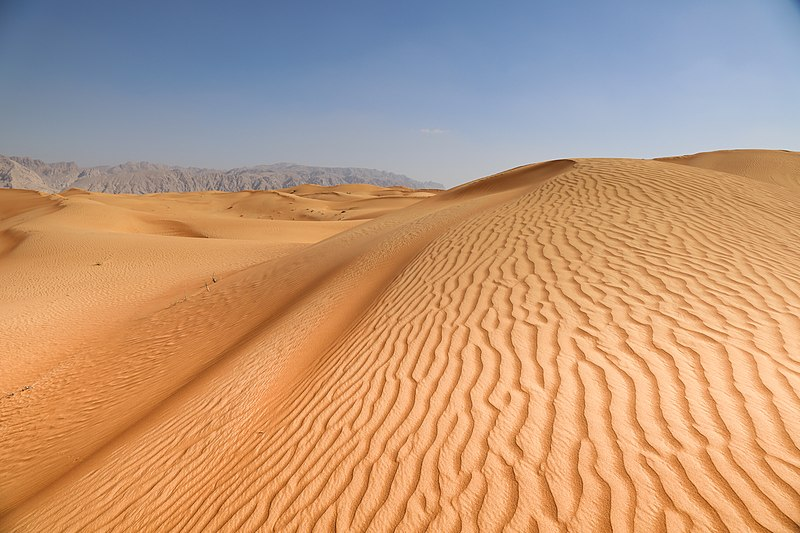
#> input picture sharp_optim/imgs/desert.jpg, 800 x 533 px, found by its file name
$ python conv_example.py   (older library calls are emulated)
#> lines starting #> are read from the running program, lines starting #| are printed output that depends on the picture
import numpy as np
import cv2
import matplotlib.pylab as plt
from skimage.filters import gabor_kernel
from scipy.signal import convolve


def norm_img(img):
    temp = np.array(img, dtype=np.float)
    temp -= temp.min()
    temp /= (temp.max() + 1e-5)
    return temp
def imshow(img, norm=False):
    if norm:
        img_ = norm_img(img)
    else:
        img_ = img
    plt.imshow(img_, cmap='gray')
def plot_conv(kernel):
    conv = convolve(kernel, img_gray, mode='valid')
    plt.figure(figsize=(6, 12))
    plt.subplot(311)
    imshow(kernel)
    plt.subplot(312)
    imshow(conv)
    plt.subplot(313)
    imshow(conv**2)

img = cv2.imread('./desert.jpg')
#> img is the input picture: shape (533, 800, 3); mean B, G, R 123.1, 152.1, 190.3
img_gray = img.mean(axis=2)
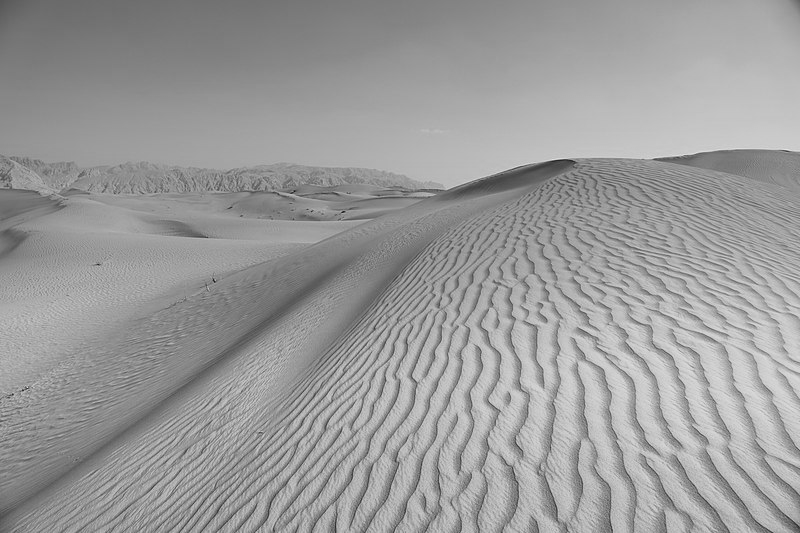
#> img_gray: shape (533, 800) float64; min 18.67, max 230.3, mean 155.2

Sx = np.array([
    [1, 0, -1],
    [2, 0, -2],
    [1, 0, -1]
    ])
Sy = Sx.T

kernels = [Sx, Sy]
if True:
    sigma = 10
    kernels = []
    for freq in [0.05, 0.2]:
        for theta in range(4):
            theta = theta / 4 * np.pi
            K = np.real(gabor_kernel(freq, theta=theta, sigma_x=10, sigma_y=10))
            kernels.append(K)

for k in kernels:
    plot_conv(k)
#> this loop made 8 passes
#> pass 1, in plot_conv, `conv = convolve(kernel, img_gray, mode='valid')`:
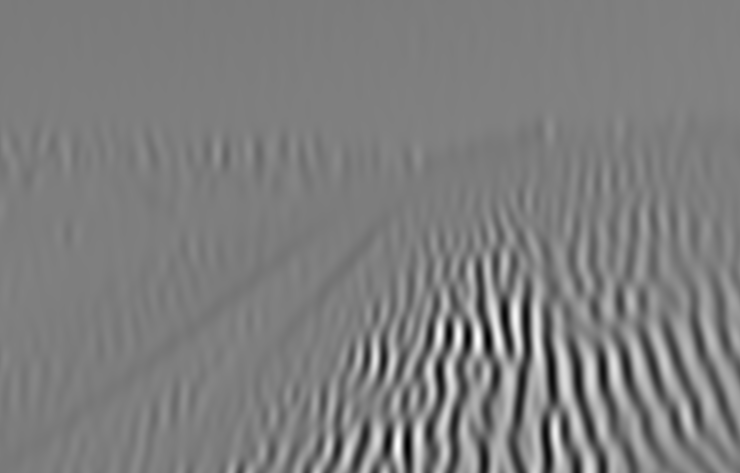
#> conv: shape (473, 740) float64; min -12.26, max 15.07, mean 1.29; drawn with min black and max white
#> pass 1, in imshow, `img_ = img`:
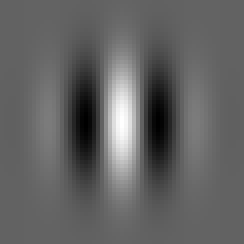
#> img_: shape (61, 61) float64 (shown 4 times larger); min -0.00101, max 0.00159, mean 2.21e-06; drawn with min black and max white
#> pass 1, in imshow (call 3), `img_ = img`:
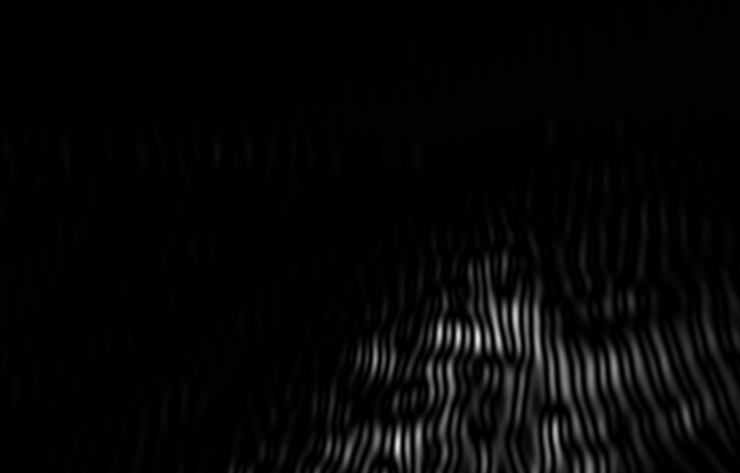
#> img_: shape (473, 740) float64; min 2.52e-09, max 227.1, mean 6.9
#> pass 2, in plot_conv (call 2), `conv = convolve(kernel, img_gray, mode='valid')`:
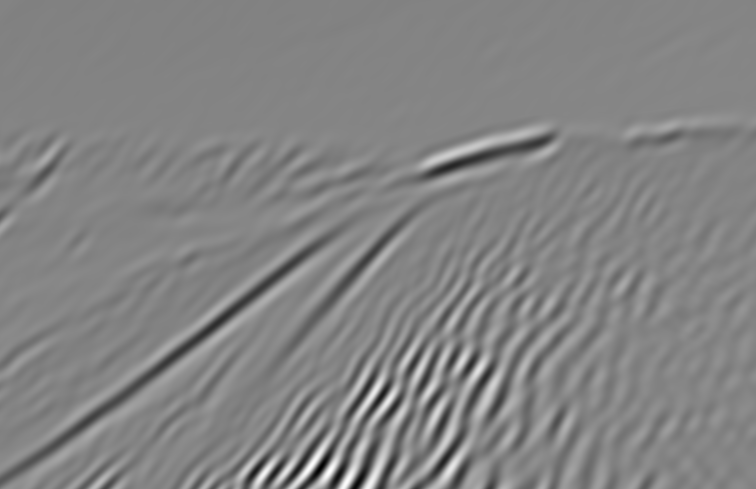
#> conv: shape (489, 756) float64; min -9.97, max 10.72, mean 0.735; drawn with min black and max white

plt.figure()
imshow(img_gray)
plt.show()
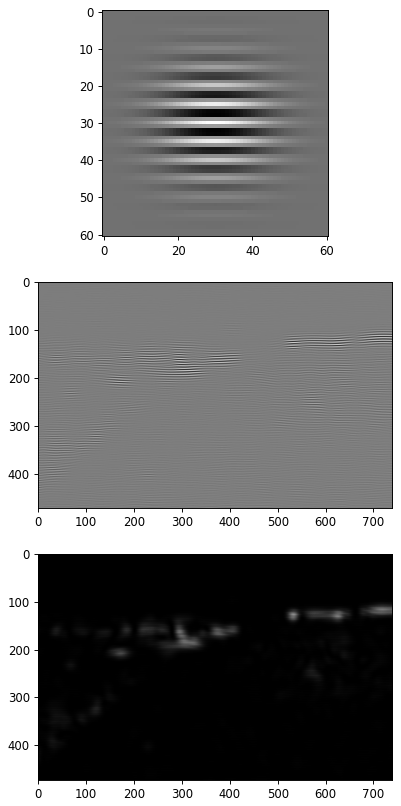
#> figure drawn by matplotlib, 3 panels
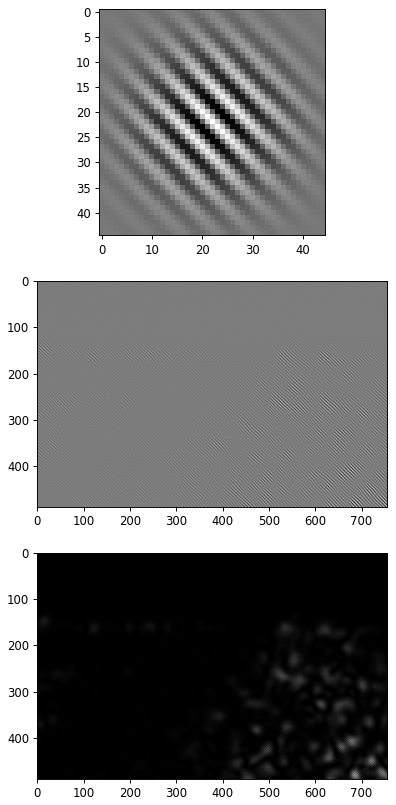
#> figure drawn by matplotlib, 3 panels
